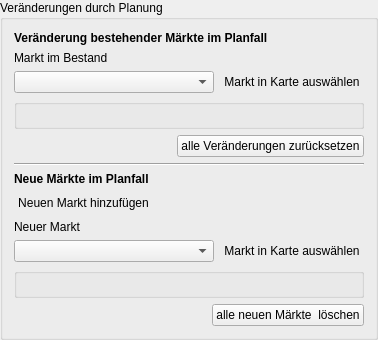
         <widget class="QgsCollapsibleGroupBox" name="mGroupBox_5">
          <property name="title">
           <string>Veränderungen durch Planung</string>
          </property>
          <property name="collapsed">
           <bool>true</bool>
          </property>
          <layout class="QVBoxLayout" name="verticalLayout_13">
           <item>
            <widget class="QLabel" name="label_13">
             <property name="font">
              <font>
               <weight>75</weight>
               <bold>true</bold>
              </font>
             </property>
             <property name="text">
              <string>Veränderung bestehender Märkte im Planfall</string>
             </property>
            </widget>
           </item>
           <item>
            <widget class="QLabel" name="label_14">
             <property name="text">
              <string>Markt im Bestand</string>
             </property>
            </widget>
           </item>
           <item>
            <layout class="QHBoxLayout" name="horizontalLayout_18">
             <item>
              <widget class="QComboBox" name="changed_market_combo">
               <property name="minimumSize">
                <size>
                 <width>200</width>
                 <height>0</height>
                </size>
               </property>
               <property name="toolTip">
                <string>&lt;html&gt;&lt;head/&gt;&lt;body&gt;&lt;p&gt;&lt;span style=&quot; font-weight:600;&quot;&gt;Bestehenden Markt aus Liste auswählen&lt;/span&gt;&lt;/p&gt;&lt;p&gt;Einen bestehenden Markt aus der Liste auswählen, um seinen Betriebstyp im Planfall zu verändern oder ihn im Planfall zu schließen.&lt;/p&gt;&lt;/body&gt;&lt;/html&gt;</string>
               </property>
              </widget>
             </item>
             <item>
              <widget class="QPushButton" name="select_changed_market_button">
               <property name="sizePolicy">
                <sizepolicy hsizetype="Fixed" vsizetype="Fixed">
                 <horstretch>0</horstretch>
                 <verstretch>0</verstretch>
                </sizepolicy>
               </property>
               <property name="cursor">
                <cursorShape>PointingHandCursor</cursorShape>
               </property>
               <property name="toolTip">
                <string>&lt;html&gt;&lt;head/&gt;&lt;body&gt;&lt;p&gt;&lt;span style=&quot; font-weight:600;&quot;&gt;Bestehenden Markt in der Karte auswählen&lt;/span&gt;&lt;/p&gt;&lt;p&gt;Klicken der Schaltfläche ermöglicht das Auswählen eines bestehenden Marktes durch Anklicken in der Karte. Nach der Auswahl kann dessen Betriebstyp im Planfall verändert oder er kann im Planfall geschlossen werden.&lt;/p&gt;&lt;/body&gt;&lt;/html&gt;</string>
               </property>
               <property name="text">
                <string>Markt in Karte auswählen</string>
               </property>
               <property name="icon">
                <iconset>
                 <normaloff>../../images/iconset_mob/20190619_iconset_mob_select_11.png</normaloff>
                 <normalon>../../images/iconset_mob/20190619_iconset_mob_select_21.png</normalon>../../images/iconset_mob/20190619_iconset_mob_select_11.png</iconset>
               </property>
               <property name="iconSize">
                <size>
                 <width>24</width>
                 <height>24</height>
                </size>
               </property>
               <property name="checkable">
                <bool>true</bool>
               </property>
               <property name="autoExclusive">
                <bool>false</bool>
               </property>
               <property name="flat">
                <bool>true</bool>
               </property>
              </widget>
             </item>
            </layout>
           </item>
           <item>
            <widget class="QGroupBox" name="changed_market_parameter_group">
             <property name="font">
              <font>
               <family>MS Shell Dlg 2</family>
               <pointsize>8</pointsize>
               <weight>50</weight>
               <bold>false</bold>
              </font>
             </property>
             <property name="title">
              <string/>
             </property>
             <layout class="QVBoxLayout" name="verticalLayout_18"/>
            </widget>
           </item>
           <item>
            <layout class="QHBoxLayout" name="horizontalLayout_9">
             <property name="topMargin">
              <number>0</number>
             </property>
             <property name="rightMargin">
              <number>0</number>
             </property>
             <item>
              <spacer name="horizontalSpacer_16">
               <property name="orientation">
                <enum>Qt::Horizontal</enum>
               </property>
               <property name="sizeHint" stdset="0">
                <size>
                 <width>40</width>
                 <height>20</height>
                </size>
               </property>
              </spacer>
             </item>
             <item>
              <widget class="QPushButton" name="reset_changed_markets_button">
               <property name="toolTip">
                <string>&lt;html&gt;&lt;head/&gt;&lt;body&gt;&lt;p&gt;&lt;span style=&quot; font-weight:600;&quot;&gt;Veränderungen an Bestandsmärkten zurücksetzen&lt;/span&gt;&lt;/p&gt;&lt;p&gt;Rücknahme aller bereits definierten Veränderungen an Bestandsmärkten im Planfall.&lt;/p&gt;&lt;/body&gt;&lt;/html&gt;</string>
               </property>
               <property name="text">
                <string>alle Veränderungen zurücksetzen</string>
               </property>
               <property name="icon">
                <iconset>
                 <normaloff>../../images/iconset_mob/20190619_iconset_mob_delete_2.png</normaloff>../../images/iconset_mob/20190619_iconset_mob_delete_2.png</iconset>
               </property>
              </widget>
             </item>
            </layout>
           </item>
           <item>
            <widget class="Line" name="line_5">
             <property name="orientation">
              <enum>Qt::Horizontal</enum>
             </property>
            </widget>
           </item>
           <item>
            <widget class="QLabel" name="label_12">
             <property name="font">
              <font>
               <weight>75</weight>
               <bold>true</bold>
              </font>
             </property>
             <property name="text">
              <string>Neue Märkte im Planfall</string>
             </property>
            </widget>
           </item>
           <item>
            <widget class="QPushButton" name="add_planfall_market_button">
             <property name="sizePolicy">
              <sizepolicy hsizetype="Fixed" vsizetype="Fixed">
               <horstretch>0</horstretch>
               <verstretch>0</verstretch>
              </sizepolicy>
             </property>
             <property name="cursor">
              <cursorShape>PointingHandCursor</cursorShape>
             </property>
             <property name="toolTip">
              <string>&lt;html&gt;&lt;head/&gt;&lt;body&gt;&lt;p&gt;&lt;span style=&quot; font-weight:600;&quot;&gt;Neuen Markt im Planfall hinzufügen&lt;/span&gt;&lt;/p&gt;&lt;p&gt;Einen neuen Markt im Planfall hinzufügen. Dieser kann auch außerhalb des Plangebiets aus der Projektdefinition liegen.&lt;/p&gt;&lt;/body&gt;&lt;/html&gt;</string>
             </property>
             <property name="text">
              <string>Neuen Markt hinzufügen</string>
             </property>
             <property name="icon">
              <iconset>
               <normaloff>../../images/iconset_mob/20190619_iconset_mob_market_add_1.png</normaloff>
               <normalon>../../images/iconset_mob/20190619_iconset_mob_market_add_2.png</normalon>../../images/iconset_mob/20190619_iconset_mob_market_add_1.png</iconset>
             </property>
             <property name="iconSize">
              <size>
               <width>24</width>
               <height>24</height>
              </size>
             </property>
             <property name="checkable">
              <bool>true</bool>
             </property>
             <property name="autoExclusive">
              <bool>false</bool>
             </property>
             <property name="flat">
              <bool>true</bool>
             </property>
            </widget>
           </item>
           <item>
            <widget class="QLabel" name="label_11">
             <property name="text">
              <string>Neuer Markt</string>
             </property>
            </widget>
           </item>
           <item>
            <layout class="QHBoxLayout" name="horizontalLayout_17">
             <item>
              <widget class="QComboBox" name="planfall_market_combo">
               <property name="minimumSize">
                <size>
                 <width>200</width>
                 <height>0</height>
                </size>
               </property>
               <property name="toolTip">
                <string>&lt;html&gt;&lt;head/&gt;&lt;body&gt;&lt;p&gt;&lt;span style=&quot; font-weight:600;&quot;&gt;Neuen Markt (Planfall) aus Liste auswählen&lt;/span&gt;&lt;/p&gt;&lt;p&gt;Einen bereits in die Karte eingetragenen neuen Markt im Planfall aus der Liste auswählen, um seine Eigenschaften im Planfall zu verändern.&lt;/p&gt;&lt;/body&gt;&lt;/html&gt;</string>
               </property>
              </widget>
             </item>
             <item>
              <widget class="QPushButton" name="select_planfall_market_button">
               <property name="sizePolicy">
                <sizepolicy hsizetype="Fixed" vsizetype="Fixed">
                 <horstretch>0</horstretch>
                 <verstretch>0</verstretch>
                </sizepolicy>
               </property>
               <property name="cursor">
                <cursorShape>PointingHandCursor</cursorShape>
               </property>
               <property name="toolTip">
                <string>&lt;html&gt;&lt;head/&gt;&lt;body&gt;&lt;p&gt;&lt;span style=&quot; font-weight:600;&quot;&gt;Neuen Markt (Planfall) in der Karte auswählen&lt;/span&gt;&lt;/p&gt;&lt;p&gt;Klicken der Schaltfläche ermöglicht das Auswählen eines neuen Marktes im Planfall durch Anklicken in der Karte. Nach der Auswahl können dessen Eigenschaften im Planfall verändert werden.&lt;/p&gt;&lt;/body&gt;&lt;/html&gt;</string>
               </property>
               <property name="text">
                <string>Markt in Karte auswählen</string>
               </property>
               <property name="icon">
                <iconset>
                 <normaloff>../../images/iconset_mob/20190619_iconset_mob_select_11.png</normaloff>
                 <normalon>../../images/iconset_mob/20190619_iconset_mob_select_21.png</normalon>../../images/iconset_mob/20190619_iconset_mob_select_11.png</iconset>
               </property>
               <property name="iconSize">
                <size>
                 <width>24</width>
                 <height>24</height>
                </size>
               </property>
               <property name="checkable">
                <bool>true</bool>
               </property>
               <property name="autoExclusive">
                <bool>false</bool>
               </property>
               <property name="flat">
                <bool>true</bool>
               </property>
              </widget>
             </item>
            </layout>
           </item>
           <item>
            <widget class="QGroupBox" name="planfall_market_parameter_group">
             <property name="font">
              <font>
               <family>MS Shell Dlg 2</family>
               <pointsize>8</pointsize>
               <weight>50</weight>
               <bold>false</bold>
              </font>
             </property>
             <property name="title">
              <string/>
             </property>
             <layout class="QVBoxLayout" name="verticalLayout_17"/>
            </widget>
           </item>
           <item>
            <layout class="QHBoxLayout" name="horizontalLayout_12">
             <property name="topMargin">
              <number>0</number>
             </property>
             <property name="rightMargin">
              <number>0</number>
             </property>
             <item>
              <spacer name="horizontalSpacer_19">
               <property name="orientation">
                <enum>Qt::Horizontal</enum>
               </property>
               <property name="sizeHint" stdset="0">
                <size>
                 <width>40</width>
                 <height>20</height>
                </size>
               </property>
              </spacer>
             </item>
             <item>
              <widget class="QPushButton" name="remove_planfall_markets_button">
               <property name="toolTip">
                <string>&lt;html&gt;&lt;head/&gt;&lt;body&gt;&lt;p&gt;&lt;span style=&quot; font-weight:600;&quot;&gt;Alle neuen Märkte im Planfall löschen&lt;/span&gt;&lt;/p&gt;&lt;p&gt;Alle für den Planfall definierten neuen Märkte löschen.&lt;/p&gt;&lt;/body&gt;&lt;/html&gt;</string>
               </property>
               <property name="text">
                <string>alle neuen Märkte  löschen</string>
               </property>
               <property name="icon">
                <iconset>
                 <normaloff>../../images/iconset_mob/20190619_iconset_mob_delete_1.png</normaloff>../../images/iconset_mob/20190619_iconset_mob_delete_1.png</iconset>
               </property>
              </widget>
             </item>
            </layout>
           </item>
          </layout>
         </widget>
